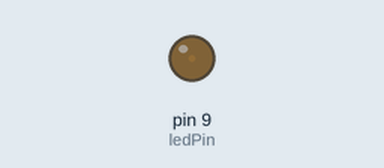
Recording of a sketch running on a simulated Arduino Uno, built with avr-gcc and run on an emulated ATmega328P. Shown: output pins drawn as LEDs (lit = HIGH).

Above: at 0.05 s.
At 2.65 s:
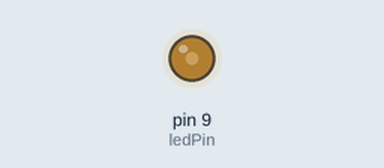
At 5.25 s:
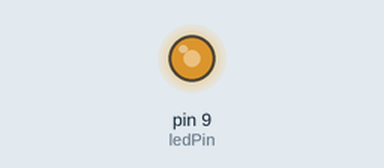
At 10.5 s:
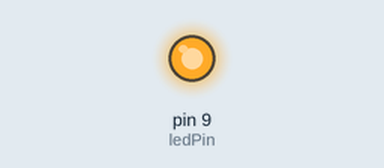
Timing chart, 0 to 13.7 s (numbered marks = the images above):
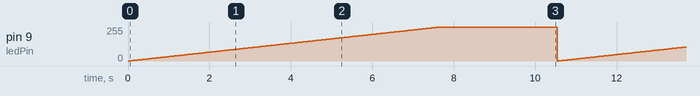

The sketch:

tch_apr7i_copy_20250408112126_copy_20250_copy_20250408154920.ino
```cpp
const int ledPin = 9;

void setup() {
  pinMode(ledPin, OUTPUT);
}

void loop() {
// Augmenter la luminosité
  for (int brightness = 0; brightness <= 300; brightness++) {
    analogWrite(ledPin, brightness);
    delay(30);
  }

// Diminuer la luminosité
  for (int brightness = 300; brightness >= 0; brightness--) {
    analogWrite(ledPin, brightness);
    delay(5);
  }
}
```

Measured:
- by itself, pin 9 (ledPin): ramps from 0/255 to 255/255 and jumps back, once every 10.5 s
